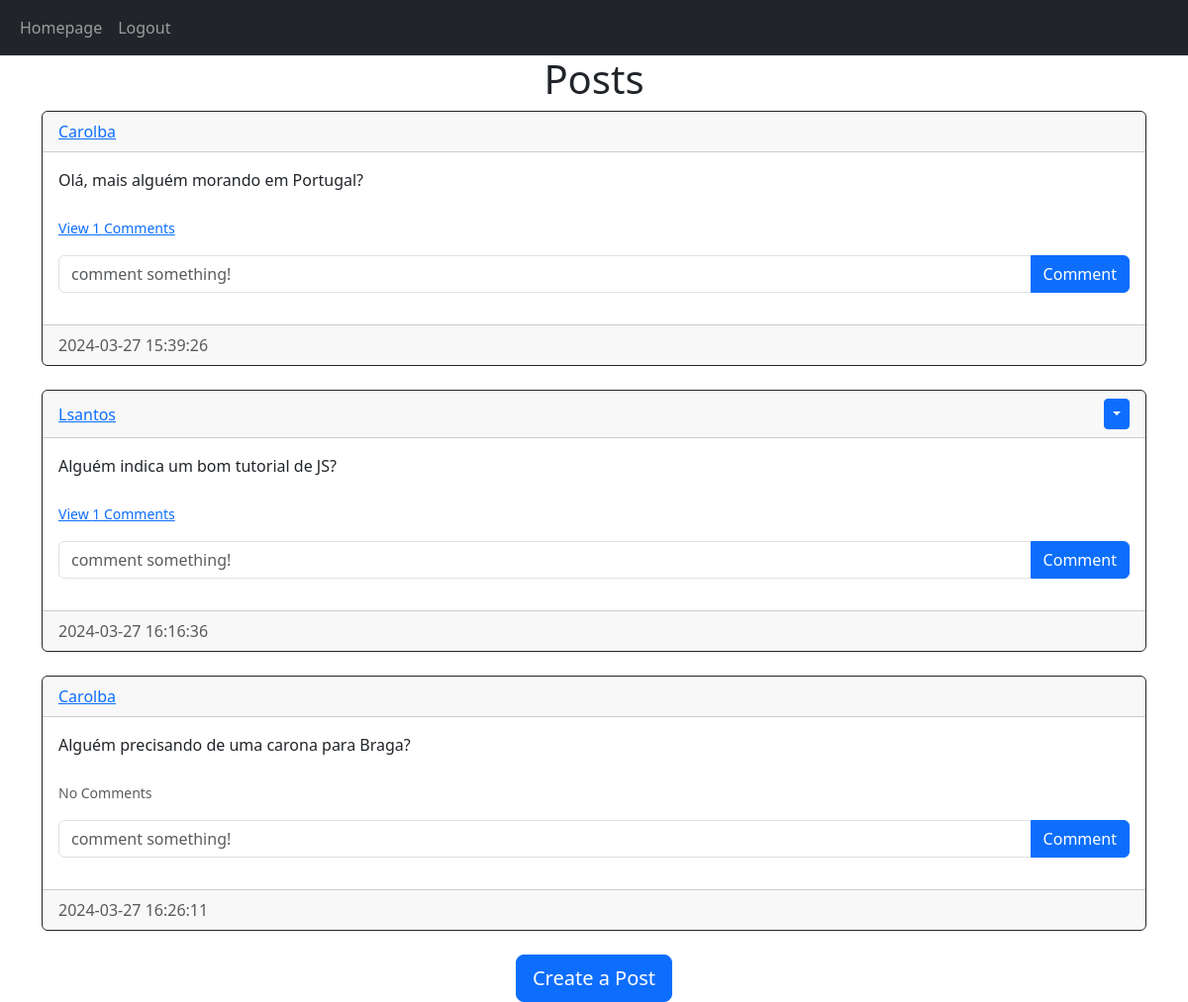
Screenshot of /homepage (signed in) with the database file from the repository.
### website/models.py (models this page shows)
class Post(db.Model):
    id= db.Column(db.Integer, primary_key=True)
    text= db.Column(db.Text, nullable=False)
    date_created=db.Column(db.DateTime(timezone=True), default=func.now())
    author= db.Column(db.Integer, db.ForeignKey('user.id', ondelete='cascade'), nullable=False)
    comments=db.relationship('Comment', backref='post', passive_deletes=True)
    likes=db.relationship('Like', backref='post', passive_deletes=True)

class User(db.Model, UserMixin):
    id= db.Column(db.Integer, primary_key=True)
    email= db.Column(db.String(150), unique=True)
    username= db.Column(db.String(150), unique=True)
    password= db.Column(db.String(255))
    date_created=db.Column(db.DateTime(timezone=True), default=func.now())
    posts=db.relationship('Post', backref='user', passive_deletes=True)
    comments=db.relationship('Comment', backref='user', passive_deletes=True)
    likes=db.relationship('Like', backref='user', passive_deletes=True)

### website/views.py (the view)
@views.route("/homepage")
@login_required
def homepage():
    posts= Post.query.all()
    return render_template("homepage.html", user=current_user, posts=posts)

### website/__init__.py (called while the page is built)
def create_app():
    app=Flask(__name__)
    app.config['SECRET_KEY']= "carol"
    app.config['SQLALCHEMY_DATABASE_URI']= f'sqlite:///database.db'
    db.init_app(app)
    from .views import views
    from .auth import auth
    app.register_blueprint(views, url_prefix="/")
    app.register_blueprint(auth, url_prefix="/")
    from .models import User, Post, Comment
    create_database(app)
    login_manager = LoginManager()
    login_manager.login_view = 'auth.login'
    login_manager.init_app(app)
    @login_manager.user_loader
    def load_user(id):
        return User.query.get(int(id))
    return app

### website/templates/homepage.html (shortened to what this page needs)
{% extends "posts_div.html" %}

### website/templates/posts_div.html (shortened to what this page needs)
{% extends "base.html" %}
{% block content%}
<h1 style="text-align: center;">
    {% block header%}Posts{% endblock %}</h1>
<div id="posts">
    {% for post in posts %}
    <div class="card border-dark">
        <div class="card-header d-flex justify-content-between align-items-center">
            <a href="/posts/{{post.user.username}}">{{post.user.username}}</a>
            {% if user.id == post.author %}
                <div class="btn-group">
                    <button type="button" class="btn btn-sm btn-primary dropdown-toggle" data-bs-toggle="dropdown"></button>
                </div>
            {% endif %}
        </div>
        <div class="card-body">
            <div class="card-text">{{post.text}}</div>
            <br>
            <p class="card-text">
                {% if post.comments|length > 0 %}
                <a data-bs-toggle="collapse" href="#comments-{{post.id}}" role="button">
                <small>View {{post.comments|length}} Comments</small></a>
                {% else %}
                <small class="text-muted">No Comments</small>
                {% endif %}
            </p>
            <form action="/create_comment/{{post.id}}" class="input-group mb-3" method="POST">
                <input type="text" id="text" name="text" class="form-control" placeholder="comment something!">
                <button type="submit" class="btn btn-primary">Comment</button>
            </form>
        </div>
        <div class="card-footer text-muted">{{post.date_created}}</div>
    </div>
    <br>{% endfor %}
</div>
{% block footer %}
<div style="text-align: center;">
    <a href="/create_post"><button type="button" class="btn btn-primary btn-lg">Create a Post</button></a>
</div>
{% endblock %}
{% endblock %}

### rows the page displays
Post: user.username "Carolba", text "Olá, mais alguém morando em Portugal?", comments|length "1", date_created "2024-03-27 15:39:26"
Post: user.username "Lsantos", text "Alguém indica um bom tutorial de JS?", comments|length "1", date_created "2024-03-27 16:16:36"
Post: user.username "Carolba", text "Alguém precisando de uma carona para Braga?", shows "No Comments", date_created "2024-03-27 16:26:11"
